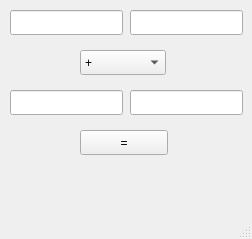
<?xml version="1.0" encoding="UTF-8"?>
<ui version="4.0">
 <class>MainWindow</class>
 <widget class="QMainWindow" name="MainWindow">
  <property name="geometry">
   <rect>
    <x>0</x>
    <y>0</y>
    <width>252</width>
    <height>239</height>
   </rect>
  </property>
  <property name="windowTitle">
   <string>MainWindow</string>
  </property>
  <widget class="QWidget" name="centralwidget">
   <widget class="QLineEdit" name="editFirstReal">
    <property name="geometry">
     <rect>
      <x>10</x>
      <y>10</y>
      <width>113</width>
      <height>25</height>
     </rect>
    </property>
   </widget>
   <widget class="QLineEdit" name="editFirstImage">
    <property name="geometry">
     <rect>
      <x>130</x>
      <y>10</y>
      <width>113</width>
      <height>25</height>
     </rect>
    </property>
   </widget>
   <widget class="QLineEdit" name="editSecondReal">
    <property name="geometry">
     <rect>
      <x>10</x>
      <y>90</y>
      <width>113</width>
      <height>25</height>
     </rect>
    </property>
   </widget>
   <widget class="QLineEdit" name="editSecondImage">
    <property name="geometry">
     <rect>
      <x>130</x>
      <y>90</y>
      <width>113</width>
      <height>25</height>
     </rect>
    </property>
   </widget>
   <widget class="QComboBox" name="actionSwitch">
    <property name="geometry">
     <rect>
      <x>80</x>
      <y>50</y>
      <width>86</width>
      <height>25</height>
     </rect>
    </property>
    <item>
     <property name="text">
      <string>+</string>
     </property>
    </item>
    <item>
     <property name="text">
      <string>-</string>
     </property>
    </item>
   </widget>
   <widget class="QPushButton" name="resultButton">
    <property name="geometry">
     <rect>
      <x>80</x>
      <y>130</y>
      <width>88</width>
      <height>25</height>
     </rect>
    </property>
    <property name="text">
     <string>=</string>
    </property>
   </widget>
   <widget class="QLabel" name="resultLabel">
    <property name="geometry">
     <rect>
      <x>90</x>
      <y>170</y>
      <width>66</width>
      <height>17</height>
     </rect>
    </property>
    <property name="text">
     <string/>
    </property>
   </widget>
  </widget>
  <widget class="QStatusBar" name="statusbar"/>
 </widget>
 <resources/>
 <connections/>
</ui>
